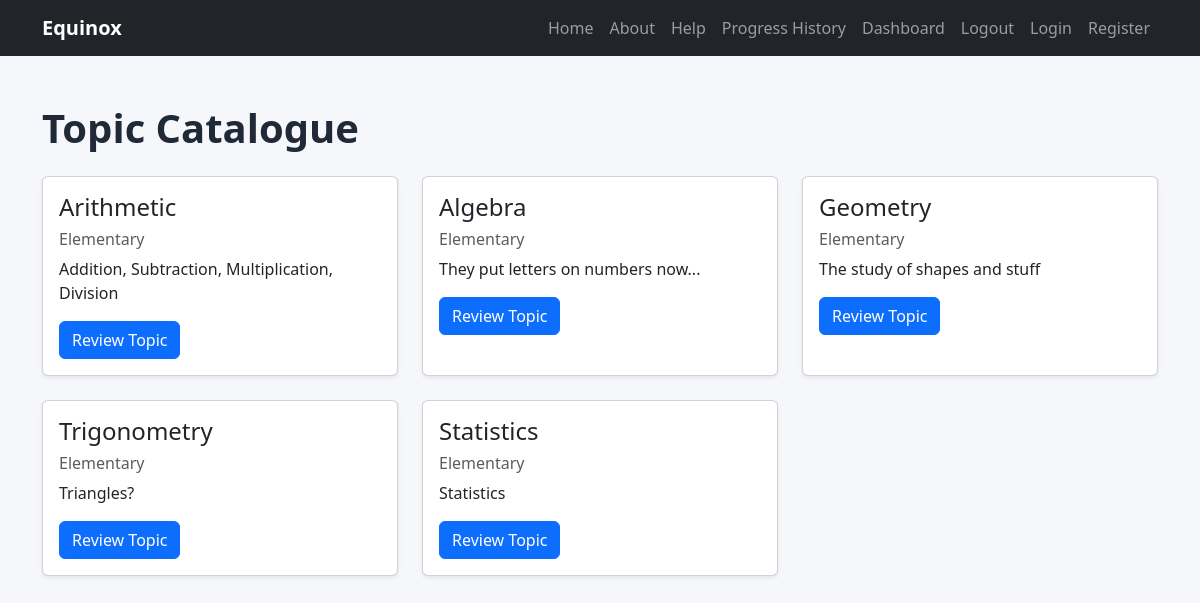
Page /topics/ on the committed database.
### topics/models.py (models this page shows, shortened)
class Topic(models.Model):
    TOPIC_CHOICES = [
        ('Arithmetic', 'Arithmetic'),
        ('Algebra', 'Algebra'),
        ('Geometry', 'Geometry'),
        ('Trigonometry', 'Trigonometry'),
        ('Statistics', 'Statistics'),
    ]
    DIFFICULTY_CHOICES = [
        ('Elementary', 'Elementary'),
        ('Junior High', 'Junior High'),
        ('Senior High', 'Senior High'),
    ]
    name = models.CharField(
        max_length=100,
        choices=TOPIC_CHOICES
    )
    grade_level = models.CharField(
        max_length=50,
        choices=DIFFICULTY_CHOICES
    )
    description = models.TextField()

### topics/views.py (the view)
# urls.py: path('', views.topic_list, name='topic_list'),
def topic_list(request):
    topics = Topic.objects.all()
    return render(request, 'topics/topic_list.html', {
        'topics': topics
    })

### templates/topics/topic_list.html
{% extends 'base.html' %}
{% block content %}
<h1 class="mb-4">
    Topic Catalogue
</h1>
<div class="row">
    {% for topic in topics %}
    <div class="col-md-6 col-lg-4 mb-4">
        <div class="card shadow-sm h-100">
            <div class="card-body">
                <h4 class="card-title">
                    {{ topic.name }}
                </h4>
                <h6 class="text-muted">
                    {{ topic.grade_level }}
                </h6>
                <p class="card-text">
                    {{ topic.description }}
                </p>
                <a href="{% url 'topic_detail' topic.id %}" class="btn btn-primary">
                    Review Topic
                </a>
            </div>
        </div>
    </div>
    {% endfor %}
</div>
{% endblock %}

### templates/base.html (shortened to what this page needs)
{% load static %}
<!DOCTYPE html>
<html lang="en">
<head>
    <link
    href="https://cdn.jsdelivr.net/npm/bootstrap@5.3.3/dist/css/bootstrap.min.css"
    rel="stylesheet">
    <link rel="stylesheet" href="{% static 'css/style.css' %}">
</head>
<body>
<nav class="navbar navbar-expand-lg navbar-dark bg-dark">
    <div class="container">
        <a class="navbar-brand" href="/">
            Equinox
        </a>
        <div class="collapse navbar-collapse" id="navbarNav">
            <ul class="navbar-nav ms-auto">
                <li class="nav-item">
                    <a class="nav-link" href="/">
                        Home
                    </a>
                </li>
                <li class="nav-item">
                    <a class="nav-link" href="/about/">
                        About
                    </a>
                </li>
                <li class="nav-item">
                    <a class="nav-link" href="/help/">
                        Help
                    </a>
                </li>
                    <li class="nav-item">
                        <a class="nav-link" href="/progress/">
                            Progress History
                        </a>
                    </li>
                    <li class="nav-item">
                        <a class="nav-link" href="/dashboard/">
                            Dashboard
                        </a>
                    </li>
                    <li class="nav-item">
                        <a class="nav-link" href="/accounts/logout/">
                            Logout
                        </a>
                    </li>
                {% if user.is_authenticated %}
                    <li class="nav-item">
                        <span class="nav-link">
                            Hello, {{ user.username }}
                        </span>
                    </li>
                {% else %}
                    <li class="nav-item">
                        <a class="nav-link" href="/accounts/login/">
                            Login
                        </a>
                    </li>
                    <li class="nav-item">
                        <a class="nav-link" href="/accounts/register/">
                            Register
                        </a>
                    </li>
                {% endif %}
            </ul>
        </div>
    </div>
</nav>
<div class="container mt-5">
    {% block content %}
    {% endblock %}
</div>
</body>
</html>

### static/css/style.css (style rules this page uses)
body { background-color: #f5f7fa; }
h1 { color: #1f2937; font-weight: bold; }
.navbar-brand { font-weight: bold; }

### rows in the picture
Topic: name "Arithmetic", grade_level "Elementary", description "Addition, Subtraction, Multiplication, Division"
Topic: name "Algebra", grade_level "Elementary", description "They put letters on numbers now..."
Topic: name "Geometry", grade_level "Elementary", description "The study of shapes and stuff"
Topic: name "Trigonometry", grade_level "Elementary", description "Triangles?"
Topic: name "Statistics", grade_level "Elementary", description "Statistics"
